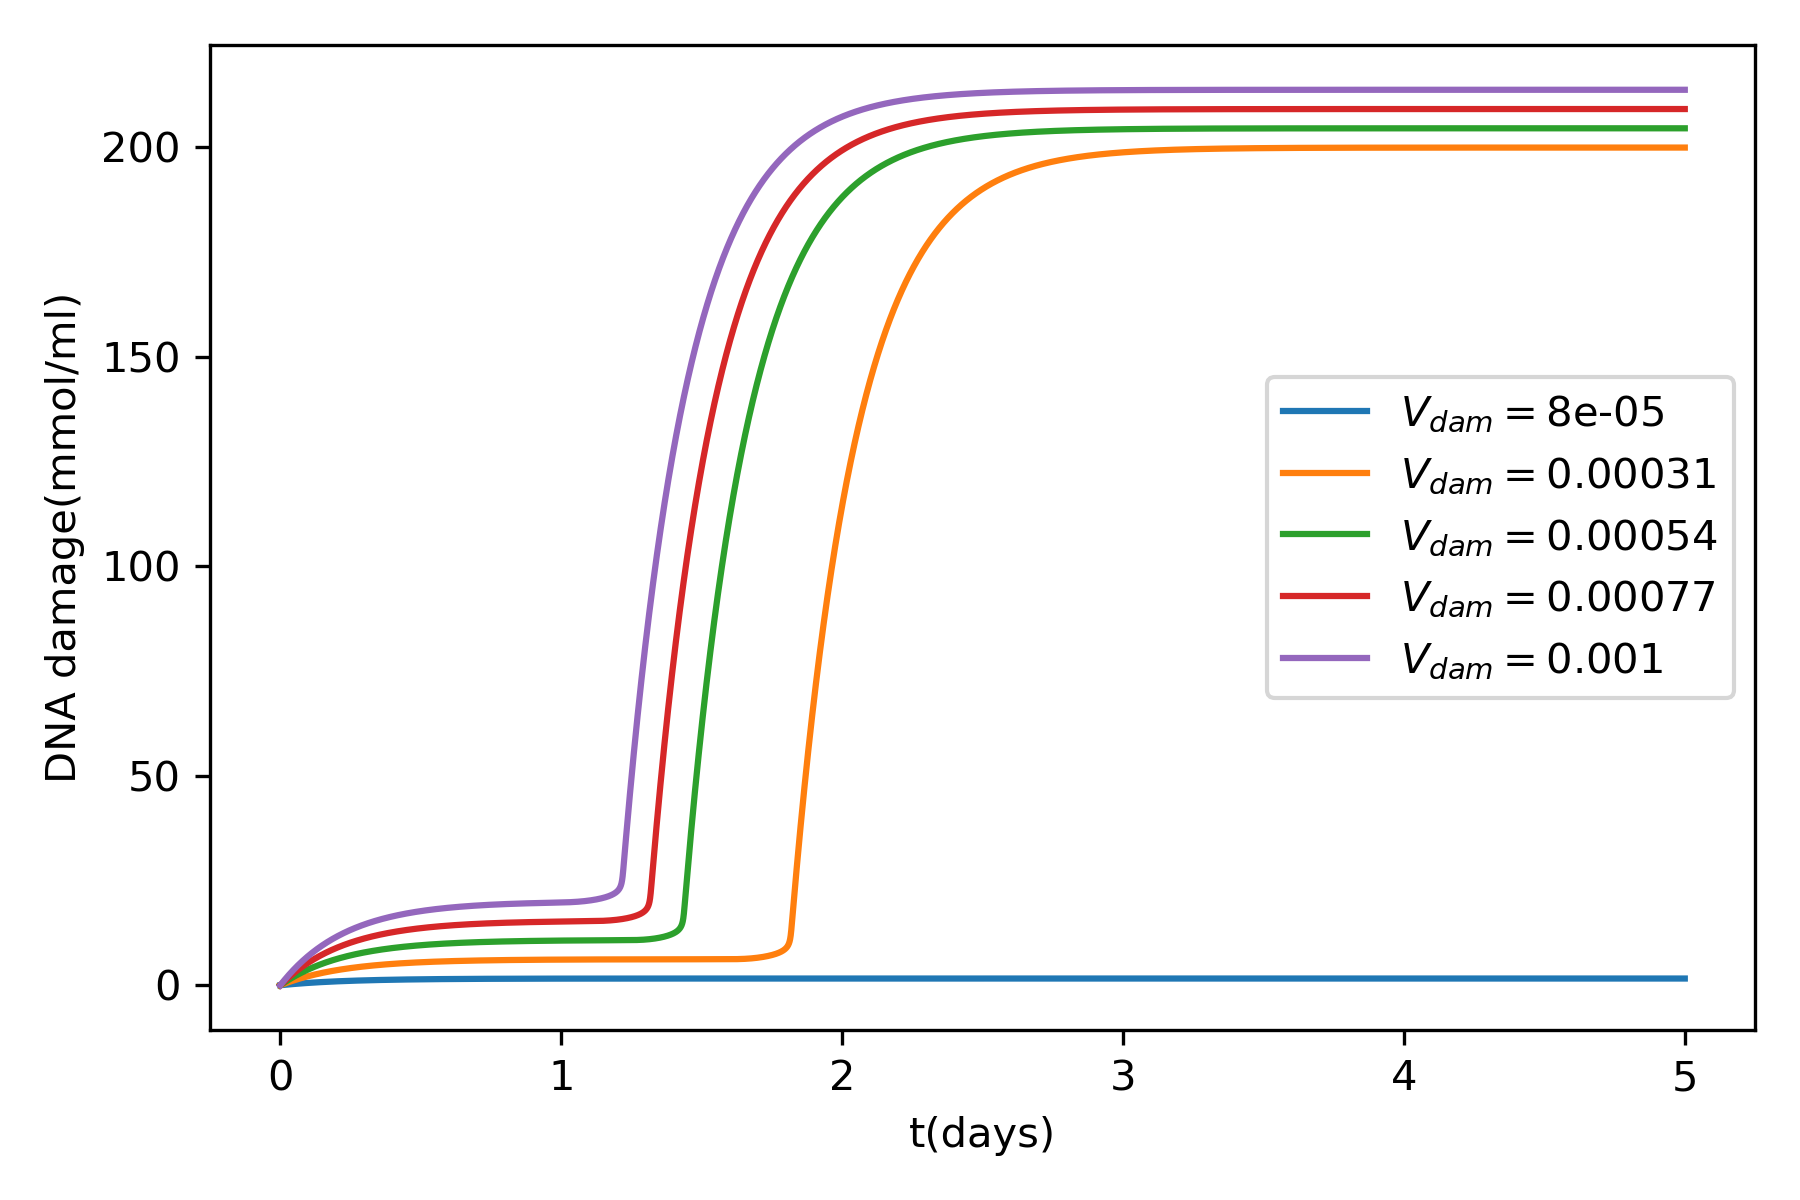

The Python source for this figure:

import numpy as np
import scipy.signal as signal
import matplotlib.pyplot as plt
from scipy.integrate import solve_ivp
from scipy.signal import argrelextrema
import math
"""Programmation du modele HAT
Goal : Vdam varies and we study the effect on the DNA damage and p530 dynamic
"""

#%%
#parameters
DNA_DSB_due_to_IR=0.06728856167
is_IR_switched_on=0
has_DNA_DSB_repair=1
rep=5*10**(-5)
a1=3*10**(-10)
a2=10**(-12)
b1=0.00003
b2=0.003
b3=0.003
b4=10**(-5)
b5=10**(-5)
d1=10**(-8)
d2=0.00003
d3=0.0001
d4=10**(-10)
d5=0.0001
d6=10**(-10)
d7=3*10**(-7)
d8=0.0001
d9=0.00003
d10=0.0001
d11=10**(-10)
d12=10000
g1=0.0003
g2=0.0003
g3=0.0003
g4=0.0003
g5=0.0003
g6=0.00003
g7=10**(-13)
g8=0.0003
g9=0.0001
g10=10**(-5)
g11=10**(-11)
g12=10**(-13)
g13=10**(-13)
g14=0.0001
g15=0.00003
g16=0.0001
g17=0.0003
g18=0.0003
g19=0.0003
g20=10**(-4)
g101=10**(-5)
h=2
Vdam=1e-4
h1=10**(-6)
h2=10**(-13)
i1=0.001
p1=0.0003
p2=10**(-8)
p3=0.00000003
p4=10**(-10)
p5=10**(-8)
p6=10**(-8)
p7=0.000000003
p8=0.000000003
p9=3*10**(-6)
p10=3*10**(-6)
p11=10**(-10)
p12=10**(-9)
q2=0.003
s1=0.1
s2=0.03
s3=0.1
s4=0.03
s5=0.1
s6=300
s7=30
s8=30
s9=30
s10=3
t1=0.1
t2=0.1
t3=0.1
t4=0.1
t5=0.1
u1=0.001
u2=0.001
u3=0.001
u5=0.0001
u6=10**(-4)
q0_p21=10**(-5)
q1_p21=3*10**(-13)
q0_mdm2=0.0001
q1_mdm2=3*10**(-13)
q0_wip1=10**(-5)
q1_wip1=3*10**(-13)
q0_pten=10**(-5)
q1_pten=3*10**(-13)
q0_bax=10**(-5)
q1_bax=3*10**(-13)
M1=5
M2=100000
M3=200000
DNA_DSB_max=10**6
DNA_DSB_RepairCplx_total=20
#initial concentrations core module p53
p530_phosp=44467.02517
p53_arrester=0.001965464411
p53S46_phosp=1086.687376
p53_killer=6.948787724*10**(-5)
ATM_phosp=0.000264078234
ATM_tot=100000
ATM_0=99999.99974
SIAH1_0=100000
SIAH1_phosp=0
SIAH1_tot=100000
HIPK2=18911.07604
Mdm2_mRNA=10.75268817
Mdm2_c_0_UU=2733.746264
Mdm2_c_PU=778.5380494
Mdm2_n_PU=25951.26603
Mdm2_n_PP=0.0005270168519
Wip1=369.139904
Wip1_mRNA=1.107419712
SIAH1_tot=100000
DNA_DSB=2.850172717*10**(-5)
AKT_phosp=32181.04063
AKT_tot=100000
AKT_0=67818.95937
PIP_tot=100000
PIP2=52548.60746
PIP3=47451.39254
PI3K_tot=100000
PTEN_mRNA=0.3322259136
PTEN=1107.419712
#initial concentrations module cell cycle arrest
p21_mRNA=1.107419712
p21_free=0.1301763107
cycE_free=170081.5113
cycE_p21_cpxe=1107.029183
RB1_0_free=300000
RB1_E2F1_cpxe=11422.96565
RB_phosp=-11422.96565
RB_tot=300000
E2F1=188577.0343
E2F_tot=200000
#initial concentration module killer
BAX_mRNA=0.3322259136
BAX_free=0.1425079792
BclXL_free=100000
BclXL_tot=100000
BAX_BclXL_cpxe=332.0834056
BAD_0_free=60000
BAD_phosph_free=0.1019050416
proCasp=99999.98575
Casp=0.01425086359
BclXL_BAD_cpxe=-332.0834056
BAD_phosph_F33_cpxe=331.9815006
F33_free=199668.0185
F33_tot=200000
BAD_tot=60000
#name of variables core module p53
x1i=p530_phosp
x2i=p53_arrester
x3i=p53S46_phosp
x4i=p53_killer
x5i=ATM_phosp
x6i=SIAH1_0
x7i=ATM_0
x8i=HIPK2
x9i=Mdm2_mRNA
x10i=Mdm2_c_0_UU
x11i=Mdm2_c_PU
x12i=Mdm2_n_PU
x13i=Mdm2_n_PP
x14i=Wip1
x15i=Wip1_mRNA
x16i=DNA_DSB
x17i=AKT_phosp
x18i=PIP3
x19i=PTEN_mRNA
x20i=PTEN
x21i=PIP2
x22i=AKT_0 
x23i=SIAH1_phosp
#name of variables module cell cycle arrest
x24i=p21_mRNA
x25i=p21_free
x26i=cycE_free
x27i=cycE_p21_cpxe
x28i=RB1_0_free
x29i=RB1_E2F1_cpxe
x30i=RB_phosp
x31i=E2F1
#name of variables module killer
x32i=BAX_mRNA
x33i=BAX_free
x34i=BclXL_free
x35i=BAX_BclXL_cpxe
x36i=BAD_0_free
x37i=BAD_phosph_free
x38i=proCasp
x39i=Casp
x40i=BclXL_BAD_cpxe
x41i=BAD_phosph_F33_cpxe
x42i=F33_free
#temps


##system definition
def systeme_diff(y,t,param,M1,M2,M3,rep):
   
    x1, x2, x3, x4,x5, x6, x7,x8,x9,x10,x11,x12,x13,x14,x15,x16,x17,x18,x19,x20,x21,x22,x23,x24,x25,x26,x27,x28,x29,x30,x31,x32,x33,\
    x34,x35,x36,x37,x38,x39,x40,x41,x42= y
    a1,a2,b1,b2,b3,b4,b5,d1,d2,d3,d4,d5,d6,d7,d8,d9,d10,d11,d12,g1,g2,g3,g4,g5,g6,g7,g8,g9,g10,g11,g12,g13,g14,g15,g16,g17,g18,g19,g20,g101,\
    Vdam,i1,p1,p2,p3,p4,p5,p6,p7,p8,p9,p11,p12,q2,s1,s2,s3,s4,s5,s6,s7,s8,s9,s10,t1,t2,t3,t4,t5,u1,u2,u3,u5,u6,q0_mdm2,q1_mdm2,q0_wip1,q1_wip1,\
    q0_pten,q1_pten,q0_p21,q1_p21,q0_bax,q1_bax,DNA_DSB_max,DNA_DSB_RepairCplx_total,PI3K_tot=param

    #Differential equations 
    dx1dt = d3*x2-(g101+g11*x12**h)*x1+d11*x14*x3-p11*x8*x1+s6-p3*x5*x1 #p53_0_p
    dx2dt = -d3*x2-(g101+g12*x12**h)*x2-p4*x8*x2+d4*x14*x4+p3*x5*x1 #p53arrester 
    dx3dt=-d11*x14*x3+p11*x8*x1-p3*x5*x3-(g10+g13*x12**h)*x3+d10*x4 #p53S46phosp 
    dx4dt=p4*x8*x2-d4*x14*x4+p3*x5*x3-(g10+g13*x12**h )*x4-d10*x4 #p53 killer 
    dx5dt = -d1*x14*x5+(p1*x7*x16**h)/(x16**h+M1**h) #ATMp
    dx6dt =-p2*x5*x6+d2*x23#SIAH1_0 
    dx7dt=d1*x14*x5-(p1*x7*x16**h)/(x16**h+M1**h)
    dx8dt = s8-g7*x8*(x6+x12)**2 #HIPK2 
    dx9dt=(s3*(q0_mdm2+q1_mdm2*x2**h))/(q2+q0_mdm2+q1_mdm2*x2**h)-g3*x9 #Mdm2 mRNA 
    dx10dt=t3*x9-p5*x17*x10+d5*x11-g14*x10 #Mdm2cUU 
    dx11dt=p5*x17*x10-d5*x11-i1*x11-g15*x11 #Mdm2cPU  
    dx12dt=i1*x11-g15*x12-p6*x5*x12+d6*x14*x13 #Mdm2_n_PU 
    dx13dt=p6*x5*x12-d6*x14*x13-g15*x13-g16*x13 #Mdm2n_PP 
    dx14dt=t1*x15-g8*x14 #Wip1 
    dx15dt=s1*(q0_wip1+q1_wip1*x2**h)/(q2+q0_wip1+q1_wip1*x2**h)-g1*x15 #Wip1mRNA 
    dx16dt=(h1*DNA_DSB_due_to_IR*is_IR_switched_on+h2*x39)*(DNA_DSB_max-x16)-rep*x16+Vdam#DNA_dam
    dx17dt=p12*x22*x18-d8*x17 #AKT_phosp 
    dx18dt=p8*x21*PI3K_tot-d7*x20*x18 #PIP3 
    dx19dt=s2*(q0_pten+q1_pten*x4**h)/(q2+q0_pten+q1_pten*x4**h)-g2*x19 #PTENmRNA 
    dx20dt=t2*x19-g6*x20 #PTEN
    dx21dt=-p8*x21*PI3K_tot+d7*x20*x18 
    dx22dt=-p12*x22*x18+d8*x17
    dx23dt=p2*x5*x6-d2*x23 #SIAH phosp
    dx24dt=s5*(q0_p21+q1_p21*x2**h)/(q2+q0_p21+q1_p21*x2**h)-g5*x24 #p21_mRNA
    dx25dt=t5*x24-b5*x25*x26+u6*x27-g19*x25 #p21_free
    dx26dt=-b5*x25*x26+u6*x27+s10+s9*x31**2/(M3**2+x31**2)-g20*x26 #cycE_free
    dx27dt=b5*x25*x26-u6*x27-g20*x27 #cycE_p21_cpxe
    dx28dt=d12*x30/(M2+x30)-b4*x31*x28-p9*x26*x28+u5*x29 #RB0_1_free
    dx29dt=b4*x31*x28-u5*x29-p10*x26*x29 #RB1_E2F1_cpxe
    dx30dt=-dx28dt-dx29dt #RB_phosp
    dx31dt=-dx29dt #E2F1
    dx32dt=s4*(q0_bax+q1_bax*x4**h)/(q2+q0_bax+q1_bax*x4**h)-g4*x32 #BAX_mRNA
    dx33dt=t4*x32+u1*x35-b1*x33*x34-g9*x33 #BAX_free
    dx34dt=u1*x35-b1*x33*x34+u2*x40+g16*x35+p7*x17*x40-b2*x34*x36 #BclXL_free
    dx35dt=-u1*x35+b1*x33*x34-g16*x35 #BAX_Bcl_cpxe
    dx36dt=-b2*x34*x36+d9*x37+u2*x40-p7*x17*x36+d9*x41 #BAD_0_free
    dx37dt=-d9*x37+p7*x17*x36+u3*x41+p7*x17*x40-b3*x42*x37 #BAD_Phosp_free
    dx38dt=s7-g17*x38-a1*x33*x38-a2*x39**2*x38 #proCASP
    dx39dt=a1*x33*x38+a2*x39**2*x38-g18*x39 #CASP
    dx40dt=-dx34dt-dx35dt #BclXL_Bad_cpxe
    dx41dt=-dx40dt-dx36dt-dx37dt#BAD_phosph_F33_cpxe
    dx42dt=-dx41dt #F33_free
    
    return [dx1dt, dx2dt, dx3dt, dx4dt, dx5dt, dx6dt, dx7dt, dx8dt,dx9dt,dx10dt,dx11dt,dx12dt,dx13dt,dx14dt,\
            dx15dt,dx16dt,dx17dt,dx18dt,dx19dt,dx20dt,dx21dt,dx22dt,dx23dt,dx24dt,dx25dt,dx26dt,dx27dt,dx28dt,\
            dx29dt,dx30dt,dx31dt,dx32dt,dx33dt,dx34dt,dx35dt,dx36dt,dx37dt,dx38dt,dx39dt,dx40dt,dx41dt,dx42dt]
        

########################## variations de Vdam #############################
vect_Vdam=np.linspace(8*10**(-5),10**(-3),5) 

tmin=0 #time min
tmax=5*24*3600 #time max, 20 days
nbptstime=100000
t = np.linspace(tmin, tmax, nbptstime) 
#species initialization
species_init=(x1i, x2i, x3i, x4i,x5i, x6i, x7i,x8i,x9i,x10i,x11i,x12i,x13i,x14i,x15i,x16i,x17i,x18i,x19i,x20i,x21i,x22i,
          x23i,x24i,x25i,x26i,x27i,x28i,x29i,x30i,x31i,x32i,x33i,x34i,x35i,x36i,x37i,x38i,x39i,x40i,x41i,x42i)




vect_DNA=[[] for _ in range(len(vect_Vdam))] #initialization of 5 empty vectors for the DNA damage
for i in range(len(vect_Vdam)):
    Vdam=vect_Vdam[i]
   
    param_init=[a1,a2,b1,b2,b3,b4,b5,d1,d2,d3,d4,d5,d6,d7,d8,d9,d10,d11,d12,g1,g2,g3,g4,g5,g6,g7,g8,g9,g10,g11,g12,g13,g14,g15,g16,g17,g18,g19,g20,g101,
                Vdam,i1,p1,p2,p3,p4,p5,p6,p7,p8,p9,p11,p12,q2,s1,s2,s3,s4,s5,s6,s7,s8,s9,s10,t1,t2,t3,t4,t5,u1,u2,u3,u5,u6,q0_mdm2,q1_mdm2,q0_wip1,q1_wip1,
                q0_pten,q1_pten,q0_p21,q1_p21,q0_bax,q1_bax,DNA_DSB_max,DNA_DSB_RepairCplx_total,PI3K_tot]
    sol= solve_ivp(lambda t, y: systeme_diff(y, t, param_init,M1,M2,M3,rep), 
                [tmin, tmax], 
                species_init,method='BDF', 
                t_eval=t,atol=1e-6, rtol=1e-6)
   
    yDNA=sol.y[15] #DNA damage solution
    vect_DNA[i].append(yDNA)
        
        
##### plotting 
dpi=300 #dpi resoultion for graphics
plt.figure(1)
plt.plot(t[0:len(vect_DNA[0][0])]/(24*3600),vect_DNA[0][0],label=fr"$V_{{dam}}=${vect_Vdam[0]}")
plt.plot(t[0:len(vect_DNA[1][0])]/(24*3600),vect_DNA[1][0],label=fr"$V_{{dam}}=${vect_Vdam[1]}")
plt.plot(t[0:len(vect_DNA[2][0])]/(24*3600),vect_DNA[2][0],label=fr"$V_{{dam}}=${vect_Vdam[2]}")
plt.plot(t[0:len(vect_DNA[3][0])]/(24*3600),vect_DNA[3][0],label=fr"$V_{{dam}}=${np.round(vect_Vdam[3],5)}")
plt.plot(t[0:len(vect_DNA[4][0])]/(24*3600),vect_DNA[4][0],label=fr"$V_{{dam}}=${vect_Vdam[4]}")
plt.legend()
plt.xlabel("t(days)")
plt.ylabel("DNA damage(mmol/ml)")
plt.tight_layout()
plt.savefig('Fig6_NE_DNA_dam_several_Vdam.png', dpi=dpi)
plt.show()
